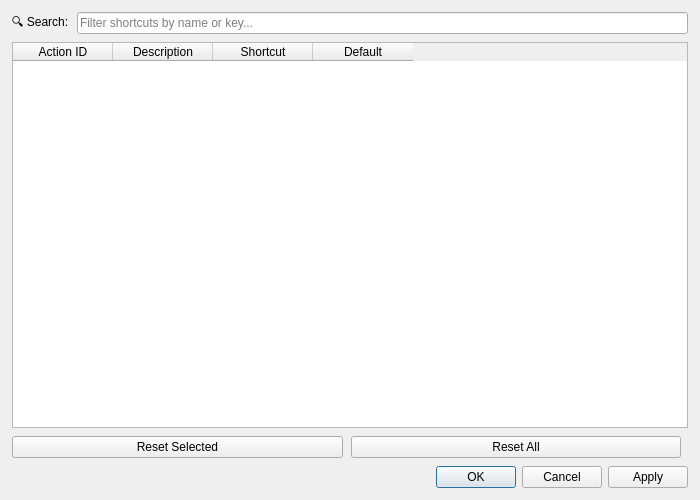
<?xml version="1.0" encoding="UTF-8"?>
<ui version="4.0">
 <class>ShortcutsDialog</class>
 <widget class="QDialog" name="ShortcutsDialog">
  <property name="geometry">
   <rect>
    <x>0</x>
    <y>0</y>
    <width>700</width>
    <height>500</height>
   </rect>
  </property>
  <property name="minimumSize">
   <size>
    <width>600</width>
    <height>400</height>
   </size>
  </property>
  <property name="windowTitle">
   <string>Keyboard Shortcuts</string>
  </property>
  <layout class="QVBoxLayout" name="mainLayout">
   <property name="spacing">
    <number>8</number>
   </property>
   <property name="leftMargin">
    <number>12</number>
   </property>
   <property name="topMargin">
    <number>12</number>
   </property>
   <property name="rightMargin">
    <number>12</number>
   </property>
   <property name="bottomMargin">
    <number>12</number>
   </property>
   
   <!-- Search Bar -->
   <item>
    <layout class="QHBoxLayout" name="searchLayout">
     <item>
      <widget class="QLabel" name="searchLabel">
       <property name="text">
        <string>🔍 Search:</string>
       </property>
      </widget>
     </item>
     <item>
      <widget class="QLineEdit" name="searchEdit">
       <property name="placeholderText">
        <string>Filter shortcuts by name or key...</string>
       </property>
       <property name="clearButtonEnabled">
        <bool>true</bool>
       </property>
      </widget>
     </item>
    </layout>
   </item>
   
   <!-- Shortcuts Table -->
   <item>
    <widget class="QTableWidget" name="shortcutsTable">
     <property name="alternatingRowColors">
      <bool>true</bool>
     </property>
     <property name="selectionMode">
      <enum>QAbstractItemView::SingleSelection</enum>
     </property>
     <property name="selectionBehavior">
      <enum>QAbstractItemView::SelectRows</enum>
     </property>
     <property name="sortingEnabled">
      <bool>true</bool>
     </property>
     <column>
      <property name="text">
       <string>Action ID</string>
      </property>
     </column>
     <column>
      <property name="text">
       <string>Description</string>
      </property>
     </column>
     <column>
      <property name="text">
       <string>Shortcut</string>
      </property>
     </column>
     <column>
      <property name="text">
       <string>Default</string>
      </property>
     </column>
    </widget>
   </item>
   
   <!-- Action Buttons -->
   <item>
    <layout class="QHBoxLayout" name="actionLayout">
     <item>
      <widget class="QPushButton" name="resetBtn">
       <property name="text">
        <string>Reset Selected</string>
       </property>
       <property name="toolTip">
        <string>Reset selected shortcut to default</string>
       </property>
      </widget>
     </item>
     <item>
      <widget class="QPushButton" name="resetAllBtn">
       <property name="text">
        <string>Reset All</string>
       </property>
       <property name="toolTip">
        <string>Reset all shortcuts to defaults</string>
       </property>
      </widget>
     </item>
     <item>
      <spacer name="actionSpacer">
       <property name="orientation">
        <enum>Qt::Horizontal</enum>
       </property>
      </spacer>
     </item>
    </layout>
   </item>
   
   <!-- Dialog Buttons -->
   <item>
    <widget class="QDialogButtonBox" name="buttonBox">
     <property name="orientation">
      <enum>Qt::Horizontal</enum>
     </property>
     <property name="standardButtons">
      <set>QDialogButtonBox::Apply|QDialogButtonBox::Cancel|QDialogButtonBox::Ok</set>
     </property>
    </widget>
   </item>
  </layout>
 </widget>
 <resources/>
 <connections/>
</ui>
